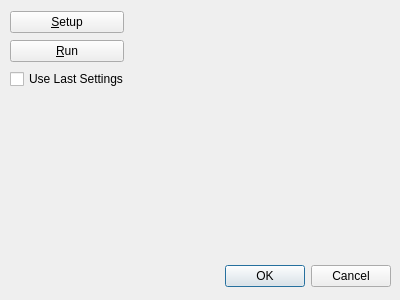
<?xml version="1.0" encoding="UTF-8"?>
<ui version="4.0">
 <class>JigsawDialog</class>
 <widget class="QDialog" name="JigsawDialog">
  <property name="geometry">
   <rect>
    <x>0</x>
    <y>0</y>
    <width>400</width>
    <height>300</height>
   </rect>
  </property>
  <property name="windowTitle">
   <string>Jigsaw</string>
  </property>
  <property name="windowIcon">
   <iconset>
    <normaloff>icons/jigsaw.png</normaloff>icons/jigsaw.png</iconset>
  </property>
  <property name="modal">
   <bool>false</bool>
  </property>
  <widget class="QDialogButtonBox" name="buttonBox">
   <property name="geometry">
    <rect>
     <x>50</x>
     <y>260</y>
     <width>341</width>
     <height>32</height>
    </rect>
   </property>
   <property name="orientation">
    <enum>Qt::Horizontal</enum>
   </property>
   <property name="standardButtons">
    <set>QDialogButtonBox::Cancel|QDialogButtonBox::Ok</set>
   </property>
  </widget>
  <widget class="QWidget" name="layoutWidget">
   <property name="geometry">
    <rect>
     <x>10</x>
     <y>10</y>
     <width>114</width>
     <height>81</height>
    </rect>
   </property>
   <layout class="QGridLayout" name="gridLayout">
    <item row="0" column="0">
     <widget class="QPushButton" name="JigsawSetupButton">
      <property name="toolTip">
       <string>Bundle Settings</string>
      </property>
      <property name="text">
       <string>&amp;Setup</string>
      </property>
      <property name="icon">
       <iconset>
        <normaloff>icons/settings.png</normaloff>icons/settings.png</iconset>
      </property>
     </widget>
    </item>
    <item row="2" column="0">
     <widget class="QCheckBox" name="useLastSettings">
      <property name="text">
       <string>Use Last Settings</string>
      </property>
     </widget>
    </item>
    <item row="1" column="0">
     <widget class="QPushButton" name="JigsawRunButton">
      <property name="acceptDrops">
       <bool>false</bool>
      </property>
      <property name="toolTip">
       <string>Run Bundle Adjustment</string>
      </property>
      <property name="text">
       <string>&amp;Run</string>
      </property>
      <property name="icon">
       <iconset>
        <normaloff>icons/run.png</normaloff>icons/run.png</iconset>
      </property>
     </widget>
    </item>
   </layout>
  </widget>
 </widget>
 <resources/>
 <connections>
  <connection>
   <sender>buttonBox</sender>
   <signal>accepted()</signal>
   <receiver>JigsawDialog</receiver>
   <slot>accept()</slot>
   <hints>
    <hint type="sourcelabel">
     <x>248</x>
     <y>254</y>
    </hint>
    <hint type="destinationlabel">
     <x>157</x>
     <y>274</y>
    </hint>
   </hints>
  </connection>
  <connection>
   <sender>buttonBox</sender>
   <signal>rejected()</signal>
   <receiver>JigsawDialog</receiver>
   <slot>reject()</slot>
   <hints>
    <hint type="sourcelabel">
     <x>316</x>
     <y>260</y>
    </hint>
    <hint type="destinationlabel">
     <x>286</x>
     <y>274</y>
    </hint>
   </hints>
  </connection>
 </connections>
</ui>
